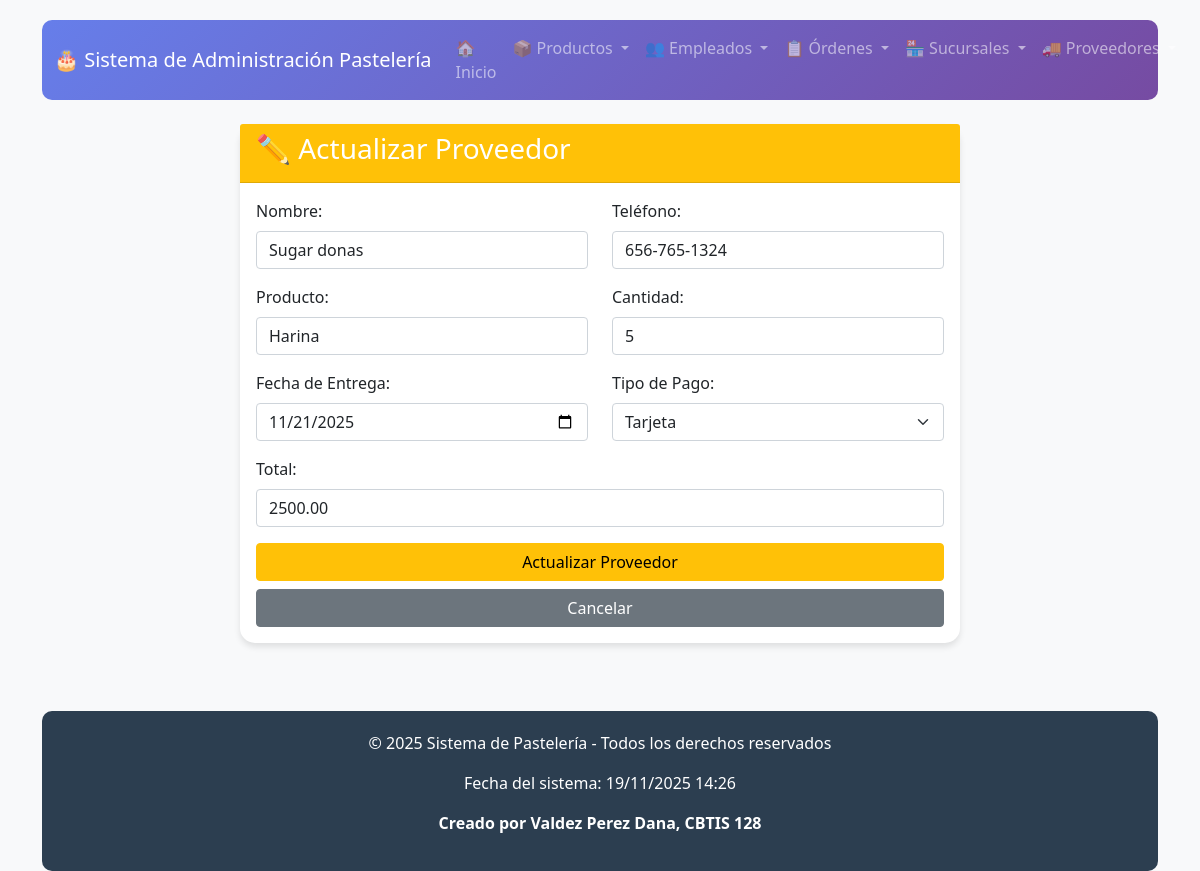
/proveedores/actualizar/1/, run on the app's committed database.
### app_pasteleria/models.py (models this page shows, shortened)
class Proveedor(models.Model):
    id_proveedor = models.AutoField(primary_key=True)
    nombre = models.CharField(max_length=100)
    telefono = models.CharField(max_length=20, blank=True, null=True)
    cantidad = models.PositiveIntegerField(default=0)
    producto = models.CharField(max_length=100)
    fecha_entrega = models.DateField()
    tipo_pago = models.CharField(
        max_length=20,
        choices=[
            ('Efectivo', 'Efectivo'),
            ('Tarjeta', 'Tarjeta'),
            ('Transferencia', 'Transferencia'),
            ('Otro', 'Otro')
        ],
        default='Efectivo'
    )
    total = models.DecimalField(max_digits=10, decimal_places=2)

### app_pasteleria/views.py (the view)
# urls.py: path('proveedores/actualizar/<int:id>/', views.actualizar_proveedor, name='actualizar_proveedor'),
def actualizar_proveedor(request, id):
    proveedor = get_object_or_404(Proveedor, id_proveedor=id)
    return render(request, 'proveedores/actualizar_proveedor.html', {'proveedor': proveedor})

### app_pasteleria/templates/proveedores/actualizar_proveedor.html (shortened to what this page needs)
{% extends 'base.html' %}
{% block content %}
<div class="container mt-4">
    <div class="row">
        <div class="col-md-8 mx-auto">
            <div class="card">
                <div class="card-header bg-warning text-white">
                    <h3>✏️ Actualizar Proveedor</h3>
                </div>
                <div class="card-body">
                    <form method="POST" action="{% url 'realizar_actualizacion_proveedor' proveedor.id_proveedor %}">
                        <div class="row">
                            <div class="col-md-6 mb-3">
                                <label class="form-label">Nombre:</label>
                                <input type="text" class="form-control" name="nombre" value="{{ proveedor.nombre }}" required>
                            </div>
                            <div class="col-md-6 mb-3">
                                <label class="form-label">Teléfono:</label>
                                <input type="text" class="form-control" name="telefono" value="{{ proveedor.telefono|default:'' }}">
                            </div>
                        </div>
                        <div class="row">
                            <div class="col-md-6 mb-3">
                                <label class="form-label">Producto:</label>
                                <input type="text" class="form-control" name="producto" value="{{ proveedor.producto }}" required>
                            </div>
                            <div class="col-md-6 mb-3">
                                <label class="form-label">Cantidad:</label>
                                <input type="number" class="form-control" name="cantidad" value="{{ proveedor.cantidad }}" required>
                            </div>
                        </div>
                        <div class="row">
                            <div class="col-md-6 mb-3">
                                <label class="form-label">Fecha de Entrega:</label>
                                <input type="date" class="form-control" name="fecha_entrega" value="{{ proveedor.fecha_entrega|date:'Y-m-d' }}" required>
                            </div>
                            <div class="col-md-6 mb-3">
                                <label class="form-label">Tipo de Pago:</label>
                                <select class="form-select" name="tipo_pago" required>
                                    <option value="Tarjeta" {% if proveedor.tipo_pago == 'Tarjeta' %}selected{% endif %}>Tarjeta</option>
                                </select>
                            </div>
                        </div>
                        <div class="mb-3">
                            <label class="form-label">Total:</label>
                            <input type="number" step="0.01" class="form-control" name="total" value="{{ proveedor.total }}" required>
                        </div>
                        <div class="d-grid gap-2">
                            <button type="submit" class="btn btn-warning">Actualizar Proveedor</button>
                            <a href="{% url 'inicio_proveedores' %}" class="btn btn-secondary">Cancelar</a>
                        </div>
                    </form>
                </div>
            </div>
        </div>
    </div>
</div>
{% endblock %}

### app_pasteleria/templates/base.html (style rules this page uses)
body { background-color: #f8f9fa; font-family: 'Segoe UI', Tahoma, Geneva, Verdana, sans-serif; padding-top: 20px; min-height: 100vh; display: flex; flex-direction: column; }
.card { border: none; border-radius: 15px; box-shadow: 0 4px 6px rgba(0,0,0,0.1); margin-bottom: 20px; }

### data on the page
Proveedor: nombre "Sugar donas", telefono "656-765-1324", producto "Harina", cantidad "5", fecha_entrega "11/21/2025", tipo_pago "Tarjeta", total "2500.00"
